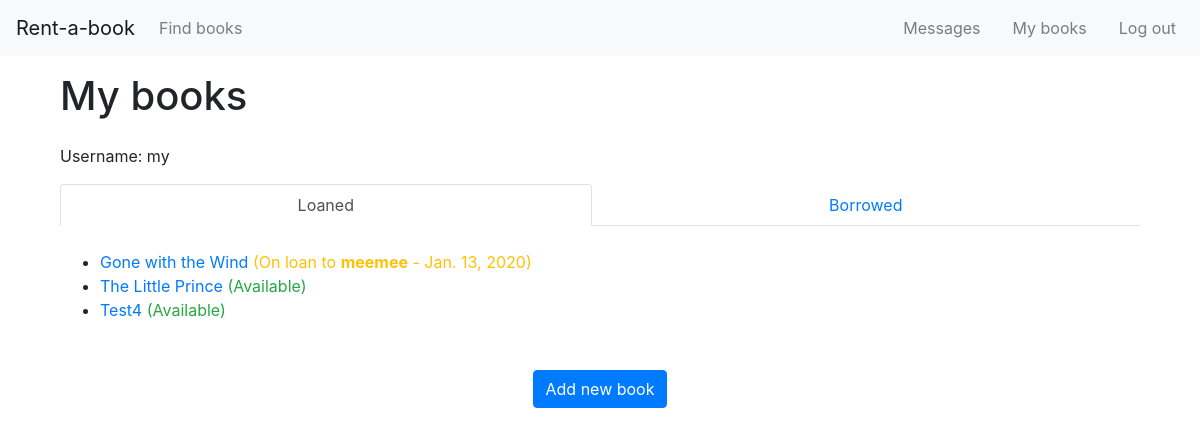
The page /mybooks/ (signed in) on the database as committed earlier.
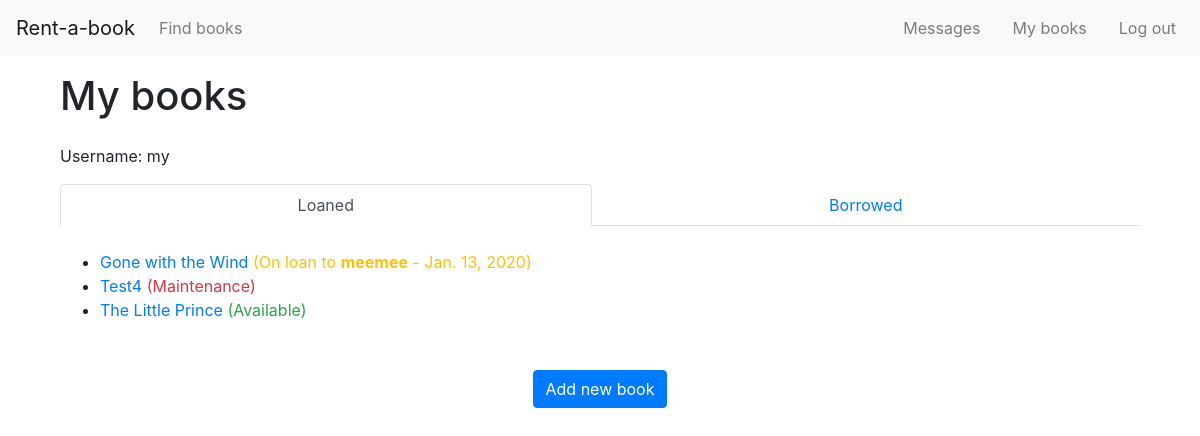
The same page on the database as committed later.
### rentabook/models.py (models this page shows, shortened)
class BookInstance(models.Model):
    created_by = models.ForeignKey(User, on_delete=models.SET_NULL, null=True, related_name="owner")
    borrower = models.ForeignKey(User, on_delete=models.SET_NULL, null=True, blank=True, related_name="borrower")
    cover = models.ImageField(upload_to='images/', blank=True)
    def cover_tag(self):
        if self.cover:
            return mark_safe('<img src="%s" style="width: 45px; height: 60px;" />' % self.cover.url)
        else:
            return 'No Cover Found'
    cover_tag.short_description = 'Cover'
    title = models.CharField(max_length=255, help_text='Enter book title')
    author = models.CharField(max_length=255, help_text='Enter book author')
    genre = models.ManyToManyField(Genre, help_text='Select a genre for this book')
    summary = models.TextField(
        blank=True,
        max_length=1000,
        help_text='Enter a brief description of the book')
    condition_choices = [
        ('1', 'Like New'),
        ('2', 'Good'),
        ('3', 'Fair'),
    ]
    condition = models.CharField(
        choices=condition_choices,
        max_length=1,
        blank=False,
        default='p')
    price_choices = [(i, i) for i in range (10, 60, 10)]
    price = models.IntegerField(choices=price_choices, default=10)
    due_back = models.DateField(null=True, blank=True)
    LOAN_STATUS = (
        ('o', 'On loan'),
        ('a', 'Available'),
        ('m', 'Maintenance'),
    )
    status = models.CharField(
        max_length=1,
        choices=LOAN_STATUS,
        blank=True,
        default='a',
        help_text='Book availability',
    )
    class Meta:
        ordering = ['due_back']
    def display_genre(self):
        """Create a string for the Genre. This is required to display genre in Admin."""
        return ', '.join(genre.name for genre in self.genre.all()[:3])
    display_genre.short_description = 'Genre'
    @property
    def is_overdue(self):
        if self.due_back and date.today() > self.due_back:
            return True
        return False

### rentabook/views.py (the view)
# urls.py: path('mybooks/', views.BooksByUserListView.as_view(), name='my-books'),
class BooksByUserListView(LoginRequiredMixin,generic.ListView):
    model = BookInstance
    template_name ='rentabook/my_books.html'
    paginate_by = 10
    def get_queryset(self):
        return BookInstance.objects.filter(borrower=self.request.user).filter(status__exact='o').order_by('-due_back')
    def get_context_data(self, **kwargs):
        context = super(BooksByUserListView, self).get_context_data(**kwargs)
        context['loaned_books'] = BookInstance.objects.filter(created_by=self.request.user).order_by('-due_back')
        context["new_message"] = new_message_alert(self.request.user)
        return context

### rentabook/utils.py (called while the page is built)
def new_message_alert(request_user):
    convos = Dialog.objects.filter(Q(owner=request_user) | Q(opponent=request_user))
    if len(convos) > 0:
        for convo in convos:
            if convo.messages.all().count() > 0:
                if not convo.messages.last().read and convo.messages.last().sender != request_user:
                    return True
    return False

### rentabook/templates/rentabook/my_books.html (shortened to what this page needs)
{% extends "base_generic.html" %}
{% block main %}
<h1>My books</h1>
<div class="py-3">
    {% if user.is_authenticated %}
    Username: {{ user.get_username }}
    {% endif %}
</div>
<ul class="nav nav-tabs nav-fill" id="my_books" role="tablist">
    <li class="nav-item">
        <a class="nav-link active" id="loaned-tab" data-toggle="tab" href="#loaned" role="tab" aria-controls="loaned"
            aria-selected="true">Loaned</a>
    </li>
    <li class="nav-item">
        <a class="nav-link" id="borrowed-tab" data-toggle="tab" href="#borrowed" role="tab" aria-controls="borrowed"
            aria-selected="false">Borrowed</a>
    </li>
</ul>
<div class="tab-content" id="myTabContent">
    <div class="tab-pane fade show active" id="loaned" role="tabpanel" aria-labelledby="loaned-tab">
        <br>
        {% if loaned_books %}
        <ul>
            {% for bookinst in loaned_books %}
            <li class="{% if bookinst.is_overdue %}text-danger{% endif %}">
                <a href="{% url 'book-detail' bookinst.pk %}">{{ bookinst.title}}</a>
                {% if bookinst.status == 'o' %}
                    <span class="text-warning">
                        ({{ bookinst.get_status_display }} to
                        <a href="{% url 'dialogs_detail' bookinst.borrower %}" style="color:inherit">
                        <b>{{ bookinst.borrower }}</b></a>
                        - {{ bookinst.due_back }})
                    </span>
                {% else %}
                     <span class="{% if bookinst.status == 'a' %}text-success{% else %}text-danger{% endif %}">
                    ({{ bookinst.get_status_display }})
                    </span>
                {% endif %}
            </li>
            {% endfor %}
        </ul>
        {% else %}
        <p>There are no books loaned.</p>
        {% endif %}
        <div class="my-5 text-center">
            <a href="{% url 'add-book' %}">
                <button class="btn btn-primary">
                    Add new book
                </button>
            </a>
        </div>
    </div>
</div>
{% endblock %}

Rows that differ between the two databases and show on the page:
changed BookInstance "Test4": status "Available" → "Maintenance"; moves up the list
